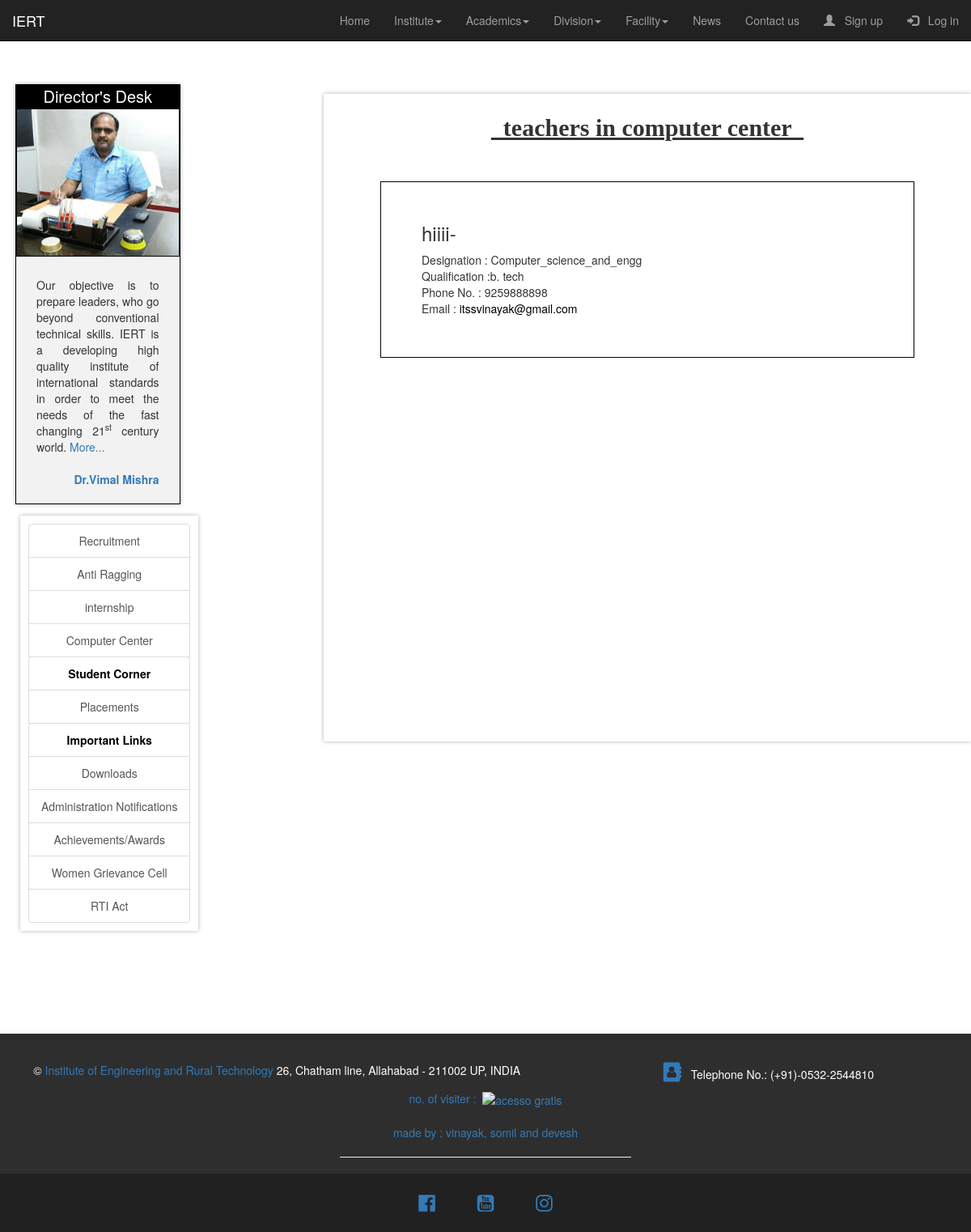
The page /aside/computer_center on the database as committed earlier.
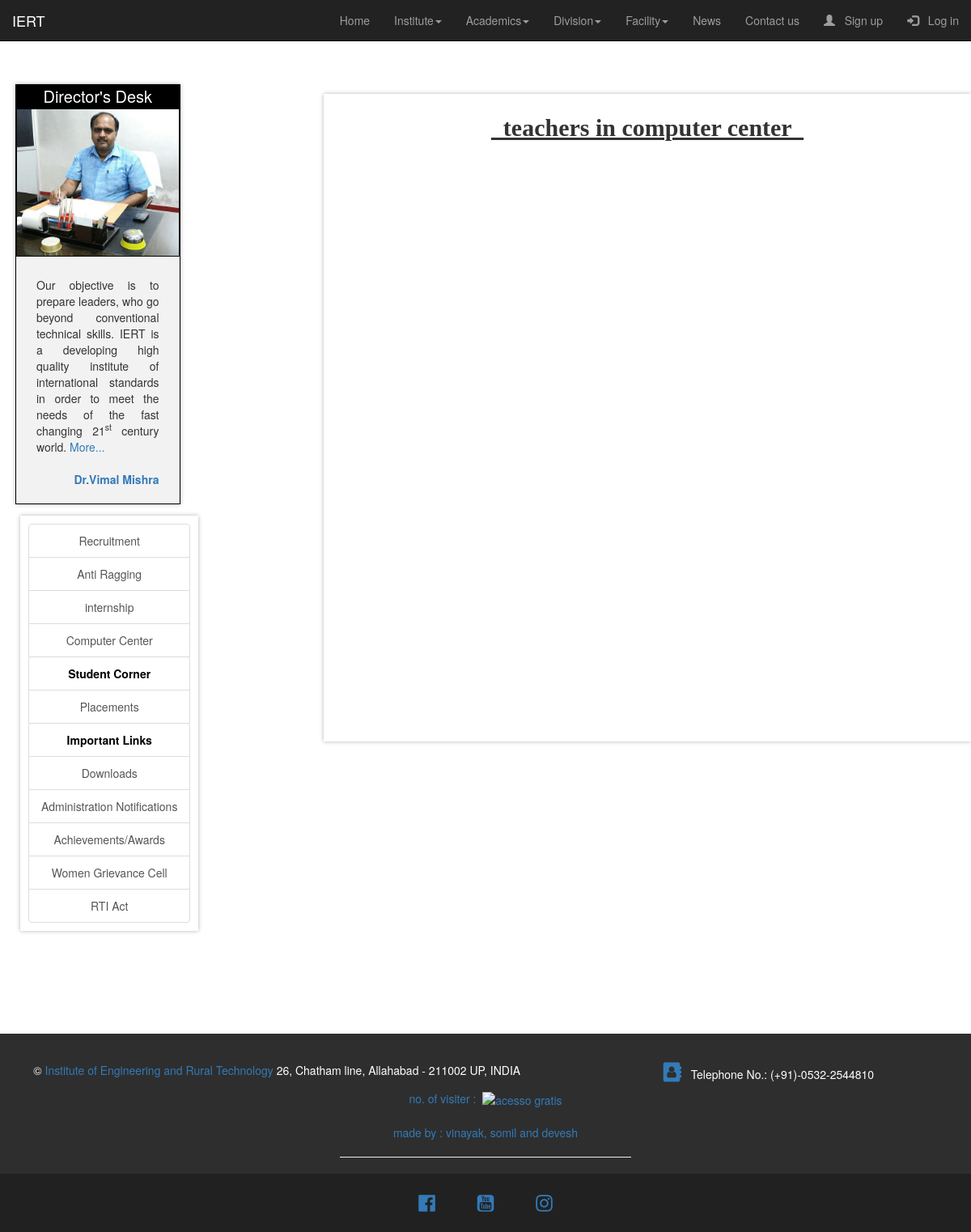
The same page on the database as committed later.
### aside/models.py (models this page shows, shortened)
class facultys(models.Model):
    name = models.CharField(max_length=200)
    image = models.ImageField(
        null=True,
        blank=True,
        default="profile_pics/default.jpg",
        upload_to="media/teachers_img/",
    )
    Designation = models.CharField(max_length=400)
    branch = models.CharField(
        max_length=100,
        null=True,
        blank=True,
        choices=[
            ("Computer Science & Engineering", "Computer Science & Engineering"),
            ("Electronic Engineering", "Electronic Engineering"),
            (
                "Industrial & Production Engineering",
                "Industrial & Production Engineering",
            ),
            ("Electrical Engineering", "Electrical Engineering"),
            ("Civil Engineering", "Civil Engineering"),
            ("Mechanical Engineering", "Mechanical Engineering"),
            (
                "Instrumentation and Control Engineering",
                "Instrumentation and Control Engineering",
            ),
            ("Applied Science and Humanity", "Applied Science and Humanity"),
            ("Management", "Management"),
        ],
    )
    Qualification = models.CharField(max_length=500)
    Phone = models.CharField(max_length=12)
    email = models.EmailField()

### aside/views.py (the view)
# urls.py: path("computer_center", views.computer_center, name="computer_center"),
def computer_center(request):
    teacher = facultys.objects.all().filter(Designation="Computer_science_and_engg")
    page_details = {"title": "computer_center", "teachers": teacher}
    return render(request, "aside/computer_center.html", page_details)

### templates/aside/computer_center.html (shortened to what this page needs)
{% extends "home/index.html" %}
{% load static %}
{% block start %}
<div class="col-md-8 rest">
  <h2 style="text-align: center; font-family: cursive; font-weight: bold; text-decoration: underline;"> &nbsp; teachers in computer center &nbsp; </h2>
  {% for i in teachers %}
  <div style="margin: 50px; border: 1px solid black;">
     <div style="text-align: left; margin:50px;">
       <h3>{{i.name}}</h3>
       <span>Designation : {{i.Designation}}</span>
       <br/>
       <span>Qualification :{{i.Qualification}}</span>
       <br/>
       <span>Phone No. : {{i.Phone}}</span>
       <br/>
       <span>Email : <a>{{i.email}}</a></span>
     </div>
   </div>
  {% endfor %}
 </div>
{% endblock %}

Rows that differ between the two databases and show on the page:
removed facultys: name "hiiii-", Designation "Computer_science_and_engg", Qualification "b. tech", Phone "9259888898", email "itssvinayak@gmail.com"
